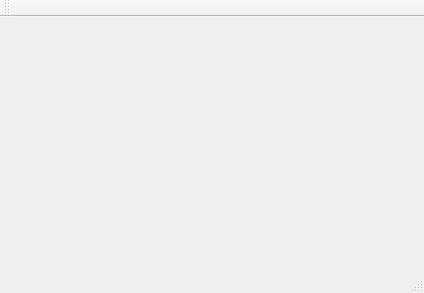
<?xml version="1.0" encoding="UTF-8"?>
<ui version="4.0">
 <class>MainWindow</class>
 <widget class="QMainWindow" name="MainWindow">
  <property name="geometry">
   <rect>
    <x>0</x>
    <y>0</y>
    <width>424</width>
    <height>293</height>
   </rect>
  </property>
  <property name="windowTitle">
   <string>MainWindow</string>
  </property>
  <widget class="QWidget" name="centralWidget"/>
  <widget class="QMenuBar" name="menuBar">
   <property name="geometry">
    <rect>
     <x>0</x>
     <y>0</y>
     <width>424</width>
     <height>26</height>
    </rect>
   </property>
  </widget>
  <widget class="QToolBar" name="mainToolBar">
   <attribute name="toolBarArea">
    <enum>TopToolBarArea</enum>
   </attribute>
   <attribute name="toolBarBreak">
    <bool>false</bool>
   </attribute>
  </widget>
  <widget class="QStatusBar" name="statusBar"/>
 </widget>
 <layoutdefault spacing="6" margin="11"/>
 <resources/>
 <connections/>
</ui>
